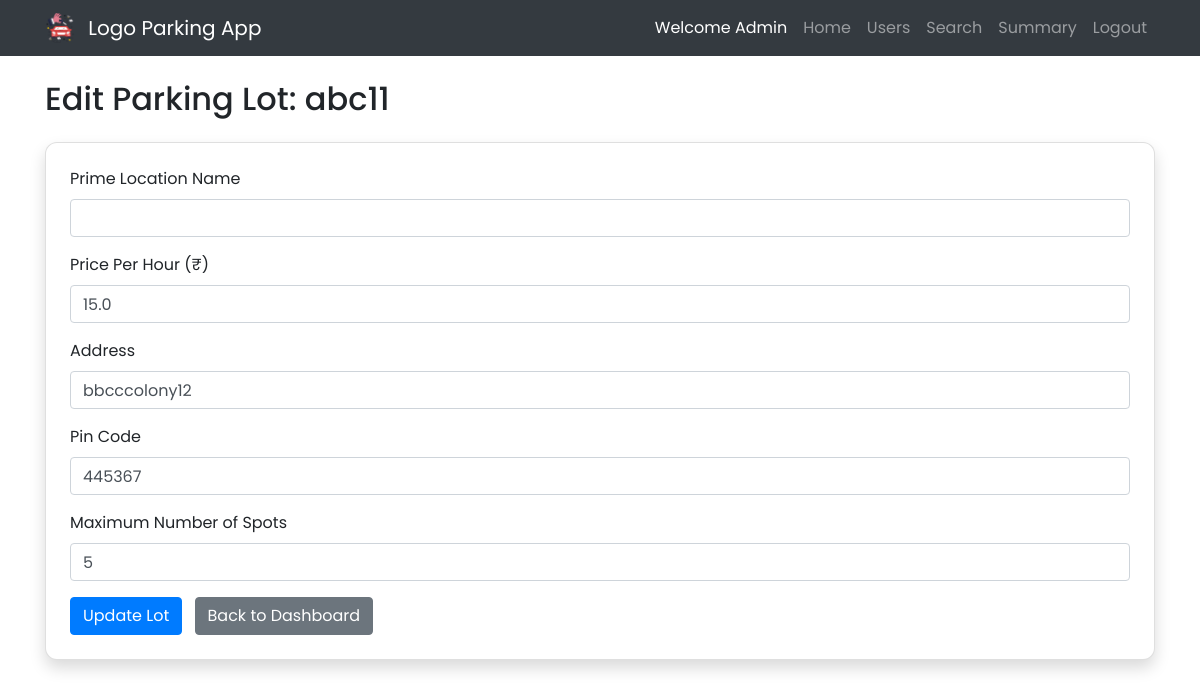
Screenshot of /admin/edit_lot/3 (signed in) with the database file from the repository.
### models.py (models this page shows, shortened)
class ParkingLot(db.Model):
    id = db.Column(db.Integer, primary_key=True)
    prime_location_name = db.Column(db.String(100), nullable=False)
    price = db.Column(db.Float, nullable=False) # Price per hour
    address = db.Column(db.String(200), nullable=False)
    pin_code = db.Column(db.String(10), unique=True, nullable=False) # Unique Pin Code
    maximum_number_of_spots = db.Column(db.Integer, nullable=False)
    spots = db.relationship('ParkingSpot', backref='lot', lazy=True, cascade="all, delete-orphan")

### app.py (the view, shortened to what this page needs)
@app.route('/admin/edit_lot/<int:lot_id>', methods=['GET', 'POST'])
@login_required
def edit_lot(lot_id):
    if not current_user.is_admin:
        flash('Unauthorized access', 'danger')
        return redirect(url_for('dashboard'))
    lot = ParkingLot.query.get_or_404(lot_id)
    form = ParkingLotForm(obj=lot)
    return render_template('admin/edit_lot.html', form=form, lot=lot)

### forms.py (shortened to what this page needs)
class ParkingLotForm(FlaskForm):
    location_name = StringField('Prime Location Name', validators=[DataRequired(), Length(max=100)])
    price = FloatField('Price Per Hour (₹)', validators=[DataRequired(), NumberRange(min=0.01, message='Price must be positive.')])
    address = StringField('Address', validators=[DataRequired(), Length(max=200)])
    pin_code = StringField('Pin Code', validators=[DataRequired(), Length(min=4, max=10)])
    maximum_number_of_spots = IntegerField('Maximum Number of Spots', validators=[DataRequired(), NumberRange(min=1, message='Must have at least 1 spot.')])
    submit = SubmitField('Submit')

### app.py (called while the page is built)
@login_manager.user_loader
def load_user(user_id):
    try:
        return db.session.get(User, int(user_id))
    except Exception as e:
        logging.error(f"Error loading user {user_id}: {e}")
        return None

### templates/admin/edit_lot.html (shortened to what this page needs)
{% extends "base.html" %}
{% block content %}
<h2 class="mb-4">Edit Parking Lot: {{ lot.prime_location_name }}</h2>
<div class="card shadow p-4">
    <form method="POST" action="{{ url_for('edit_lot', lot_id=lot.id) }}">
        <div class="mb-3">
            {{ form.location_name.label(class="form-label") }}
            {{ form.location_name(class="form-control", required=True) }}
        </div>
        <div class="mb-3">
            {{ form.price.label(class="form-label") }}
            {{ form.price(class="form-control", required=True) }}
        </div>
        <div class="mb-3">
            {{ form.address.label(class="form-label") }}
            {{ form.address(class="form-control", required=True) }}
        </div>
        <div class="mb-3">
            {{ form.pin_code.label(class="form-label") }}
            {{ form.pin_code(class="form-control", required=True) }}
        </div>
        <div class="mb-3">
            {{ form.maximum_number_of_spots.label(class="form-label") }}
            {{ form.maximum_number_of_spots(class="form-control", required=True, min="1") }}
        </div>
        <button type="submit" class="btn btn-primary">Update Lot</button>
        <a href="{{ url_for('dashboard') }}" class="btn btn-secondary ml-2">Back to Dashboard</a>
    </form>
</div>
{% endblock %}

### static/css/styles.css (style rules this page uses)
body { font-family: 'Poppins', sans-serif; }
.card { border-radius: 12px; box-shadow: 0 4px 8px rgba(0,0,0,0.1); transition: transform 0.2s; }
.btn { transition: transform 0.2s; }

### rows the page displays
ParkingLot: prime_location_name "abc11", price "15.0", address "bbcccolony12", pin_code "445367", maximum_number_of_spots "5"
